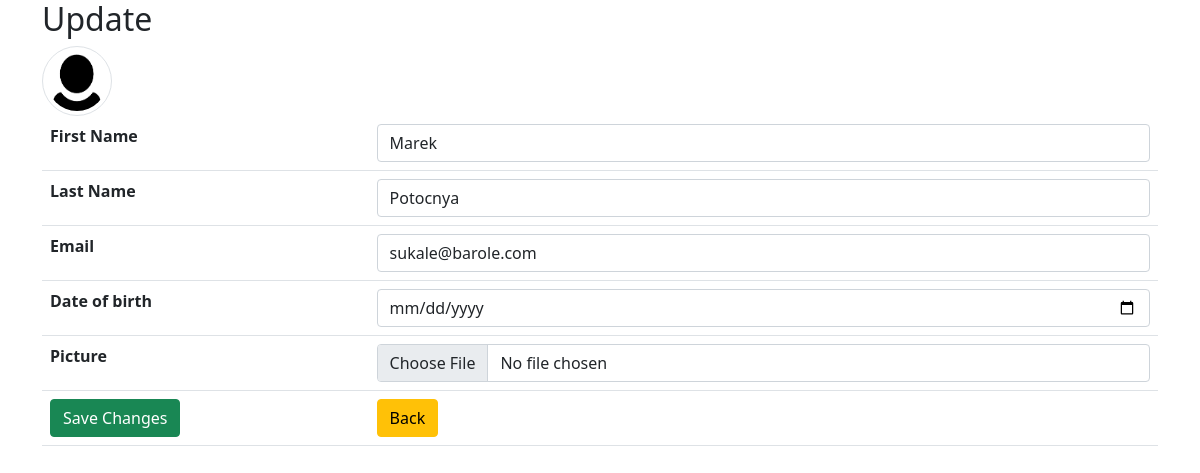
The app's page /update.php?id=3 (signed in) with its own data.
### tables this page shows
CREATE TABLE `users` (
  `id` int(11) NOT NULL,
  `first_name` varchar(255) NOT NULL,
  `last_name` varchar(255) NOT NULL,
  `phone_number` int(20) NOT NULL,
  `adress` varchar(255) NOT NULL,
  `password` varchar(255) NOT NULL,
  `status` varchar(5) NOT NULL DEFAULT 'user',
  `email` varchar(255) NOT NULL,
  `picture` varchar(255) DEFAULT NULL
);

### update.php (the view, shortened to what this page needs)
<?php
require_once 'components/db_connect.php';
$backBtn = '';
if (isset($_SESSION["adm"])) {
    $backBtn = "dashboard.php";
}
if ($_GET['id']) {
    $id = $_GET['id'];
    $sql = "SELECT * FROM users WHERE id = {$id}";
    $result = mysqli_query($connect, $sql);
    $data = mysqli_fetch_assoc($result);
    if (mysqli_num_rows($result) == 1) {
        $first_name = $data['first_name'];
        $last_name = $data['last_name'];
        $email = $data['email'];
    }
}
?>
<!DOCTYPE html>
<html lang="en">
<head>
    <?php require_once 'components/boot.php' ?>
</head>
<body>
    <div class="container">
        <h2>Update</h2>
        <img class='img-thumbnail rounded-circle' src='pictures/<?php echo $data['picture'] ?>' alt="<?php echo $first_name ?>">
        <form method="post" enctype="multipart/form-data">
            <table class="table">
                <tr>
                    <th>First Name</th>
                    <td><input class="form-control" type="text" name="first_name" placeholder="First Name" value="<?php echo $first_name ?>" /></td>
                </tr>
                <tr>
                    <th>Last Name</th>
                    <td><input class="form-control" type="text" name="last_name" placeholder="Last Name" value="<?php echo $last_name ?>" /></td>
                </tr>
                <tr>
                    <th>Email</th>
                    <td><input class="form-control" type="email" name="email" placeholder="Email" value="<?php echo $email ?>" /></td>
                </tr>
                <tr>
                    <th>Date of birth</th>
                    <td><input class="form-control" type="date" name="adress" placeholder="Date of birth" value="<?php echo $date_birth ?>" /></td>
                </tr>
                <tr>
                    <th>Picture</th>
                    <td><input class="form-control" type="file" name="picture" /></td>
                </tr>
                <tr>
                    <td><button name="submit" class="btn btn-success" type="submit">Save Changes</button></td>
                    <td><a href="<?php echo $backBtn ?>"><button class="btn btn-warning" type="button">Back</button></a></td>
                </tr>
            </table>
        </form>
    </div>
</body>
</html>

### update.php (style rules this page uses)
.img-thumbnail { width: 70px !important; height: 70px !important; }

### records on screen
users: picture (placeholder picture), first_name "Marek", last_name "Potocnya", email "sukale@barole.com"
